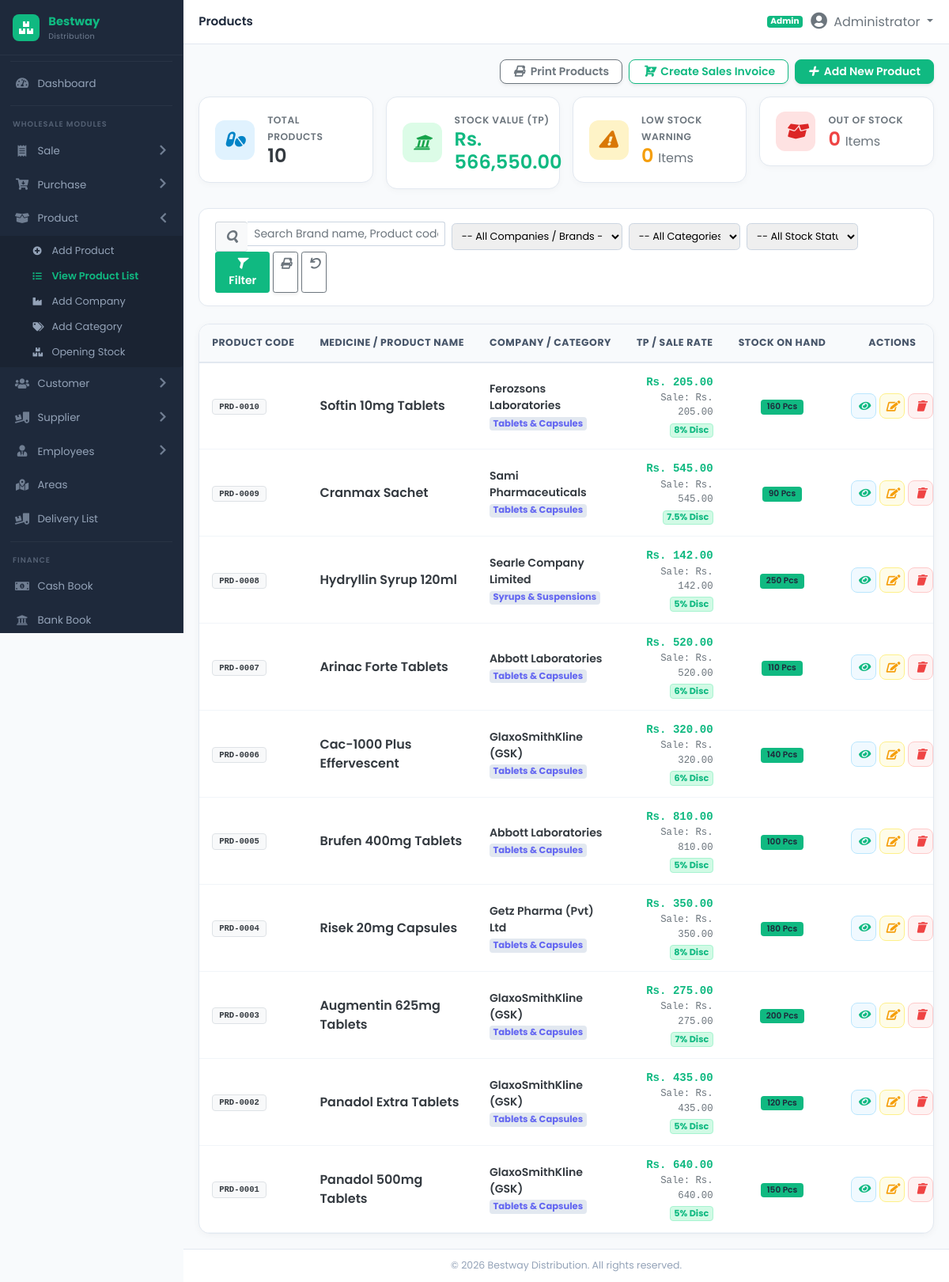
The page /modules/product/view_product_list.php (signed in) on the database its author committed.
### tables this page shows
CREATE TABLE IF NOT EXISTS `products` (
  `id` INT AUTO_INCREMENT PRIMARY KEY,
  `product_code` VARCHAR(50) UNIQUE NULL,
  `barcode` VARCHAR(100) UNIQUE NULL,
  `name` VARCHAR(200) NOT NULL,
  `generic_name` VARCHAR(200) NULL,
  `company_id` INT NULL,
  `category_id` INT NULL,
  `unit_id` INT NULL,
  `pack_size` VARCHAR(50) NULL,
  `packs_per_box` INT DEFAULT 1,
  `tablets_per_pack` INT DEFAULT 10,
  `total_tablets_per_box` INT DEFAULT 10,
  `stock_unit` VARCHAR(50) DEFAULT 'Pack',
  `purchase_price` DECIMAL(12,2) DEFAULT 0.00,
  `trade_price` DECIMAL(12,2) DEFAULT 0.00,
  `retail_price` DECIMAL(12,2) DEFAULT 0.00,
  `wholesale_price` DECIMAL(12,2) DEFAULT 0.00,
  `discount_percent` DECIMAL(5,2) DEFAULT 0.00,
  `max_discount_percent` DECIMAL(5,2) DEFAULT 0.00,
  `reorder_level` INT DEFAULT 10,
  `opening_stock` INT DEFAULT 0,
  `current_stock` INT DEFAULT 0,
  `location_rack` VARCHAR(50) NULL,
  `requires_prescription` TINYINT(1) DEFAULT 0,
  `cold_chain` TINYINT(1) DEFAULT 0,
  `status` ENUM('Active', 'Inactive') DEFAULT 'Active',
  INDEX (`product_code`),
  INDEX (`name`),
  INDEX (`company_id`),
  INDEX (`category_id`),
  INDEX (`unit_id`),
  INDEX (`status`)
);

CREATE TABLE IF NOT EXISTS `companies` (
  `id` INT AUTO_INCREMENT PRIMARY KEY,
  `name` VARCHAR(150) NOT NULL,
  `code` VARCHAR(50) UNIQUE NULL,
  `contact_person` VARCHAR(100) NULL,
  `phone` VARCHAR(50) NULL,
  `email` VARCHAR(100) NULL,
  `address` TEXT NULL,
  `status` ENUM('Active', 'Inactive') DEFAULT 'Active',
  INDEX (`name`),
  INDEX (`status`)
);

CREATE TABLE IF NOT EXISTS `categories` (
  `id` INT AUTO_INCREMENT PRIMARY KEY,
  `name` VARCHAR(100) NOT NULL,
  `code` VARCHAR(50) UNIQUE NULL,
  `description` TEXT NULL,
  `status` ENUM('Active', 'Inactive') DEFAULT 'Active',
  INDEX (`name`),
  INDEX (`status`)
);

### includes/functions.php (called while the page is built, shortened)
<?php
if (!function_exists('isAdmin')) {
    function isAdmin() {
        $role = strtolower($_SESSION['user_role'] ?? $_SESSION['role'] ?? '');
        return in_array($role, ['admin'], true);
    }
}

### modules/product/view_product_list.php (the view, shortened to what this page needs)
<?php
require_once __DIR__ . '/../../includes/header.php';
$can_manage_products = isAdmin();
$search          = trim($_GET['search'] ?? '');
$where = ["1=1"];
$params = [];
$where_sql = implode(" AND ", $where);
$products = [];
$total_products = 0;
$total_inventory_cost = 0;
$low_stock_count = 0;
$out_of_stock_count = 0;
if ($db_connected && $pdo) {
    try {
        $kpi = $pdo->query("
            SELECT
                COUNT(*) as total_items,
                SUM(current_stock * COALESCE(NULLIF(trade_price, 0), purchase_price, 0)) as total_val,
                SUM(CASE WHEN current_stock <= reorder_level AND current_stock > 0 THEN 1 ELSE 0 END) as low_cnt,
                SUM(CASE WHEN current_stock <= 0 THEN 1 ELSE 0 END) as out_cnt
            FROM products
        ")->fetch();
        $total_products       = intval($kpi['total_items'] ?? 0);
        $total_inventory_cost = floatval($kpi['total_val'] ?? 0);
        $low_stock_count      = intval($kpi['low_cnt'] ?? 0);
        $out_of_stock_count   = intval($kpi['out_cnt'] ?? 0);
        $stmt = $pdo->prepare("
            SELECT
                p.*,
                c.name as company_name,
                cat.name as category_name,
                u.name as unit_name,
                u.short_name as unit_short
            FROM products p
            LEFT JOIN companies c ON p.company_id = c.id
            LEFT JOIN categories cat ON p.category_id = cat.id
            LEFT JOIN units u ON p.unit_id = u.id
            WHERE $where_sql
            ORDER BY p.id DESC
            LIMIT 300
        ");
        $stmt->execute($params);
        $products = $stmt->fetchAll();
    } catch (Exception $e) {}
}
?>
<div class="d-flex justify-content-end align-items-center mb-3">
    <div class="d-flex flex-wrap gap-2">
        <?php if ($can_manage_products): ?>
        <a href="print_products.php?<?= http_build_query($_GET) ?>" target="_blank" class="btn btn-sm btn-outline-secondary bg-white fw-semibold shadow-sm px-3 rounded-3">
            <i class="fa-solid fa-print me-1"></i> Print Products
        </a>
        <?php endif; ?>
        <a href="../sale/new_sale.php" class="btn btn-sm btn-outline-primary bg-white fw-semibold shadow-sm px-3 rounded-3">
            <i class="fa-solid fa-cart-plus me-1"></i> Create Sales Invoice
        </a>
        <?php if ($can_manage_products): ?>
        <a href="add_product.php" class="btn btn-sm btn-primary fw-semibold shadow-sm px-3 rounded-3">
            <i class="fa-solid fa-plus me-1"></i> Add New Product
        </a>
        <?php endif; ?>
    </div>
</div>
<div class="row g-3 mb-4">
    <div class="col-sm-6 col-lg-3">
        <div class="kpi-metric-card">
            <div class="kpi-icon-box icon-primary">
                <i class="fa-solid fa-pills"></i>
            </div>
            <div>
                <span class="text-muted small fw-semibold text-uppercase" style="letter-spacing: 0.5px;">Total Products</span>
                <h4 class="fw-bold mb-0 text-dark"><?= number_format($total_products) ?></h4>
            </div>
        </div>
    </div>
    <div class="col-sm-6 col-lg-3">
        <div class="kpi-metric-card">
            <div class="kpi-icon-box icon-success">
                <i class="fa-solid fa-university"></i>
            </div>
            <div>
                <span class="text-muted small fw-semibold text-uppercase" style="letter-spacing: 0.5px;">Stock Value (TP)</span>
                <h4 class="fw-bold mb-0 text-success">Rs. <?= number_format($total_inventory_cost, 2) ?></h4>
            </div>
        </div>
    </div>
    <div class="col-sm-6 col-lg-3">
        <div class="kpi-metric-card">
            <div class="kpi-icon-box icon-warning">
                <i class="fa-solid fa-exclamation-triangle"></i>
            </div>
            <div>
                <span class="text-muted small fw-semibold text-uppercase" style="letter-spacing: 0.5px;">Low Stock Warning</span>
                <h4 class="fw-bold mb-0 text-warning"><?= number_format($low_stock_count) ?> <span class="fs-6 text-muted fw-normal">Items</span></h4>
            </div>
        </div>
    </div>
    <div class="col-sm-6 col-lg-3">
        <div class="kpi-metric-card">
            <div class="kpi-icon-box icon-danger">
                <i class="fa-solid fa-box-open"></i>
            </div>
            <div>
                <span class="text-muted small fw-semibold text-uppercase" style="letter-spacing: 0.5px;">Out of Stock</span>
                <h4 class="fw-bold mb-0 text-danger"><?= number_format($out_of_stock_count) ?> <span class="fs-6 text-muted fw-normal">Items</span></h4>
            </div>
        </div>
    </div>
</div>
<div class="filter-card">
    <form method="GET" action="" class="row g-2 align-items-center">
        <div class="col-md-4">
            <div class="input-group input-group-sm">
                <span class="input-group-text bg-light border-end-0"><i class="fa-solid fa-search text-muted"></i></span>
                <input type="text" name="search" class="form-control border-start-0" placeholder="Search Brand name, Product code..." value="<?= htmlspecialchars($search) ?>">
            </div>
        </div>
        <div class="col-md-3">
            <select name="company_id" class="form-select form-select-sm">
                <option value="">-- All Companies / Brands --</option>
            </select>
        </div>
        <div class="col-md-2">
            <select name="category_id" class="form-select form-select-sm">
                <option value="">-- All Categories --</option>
            </select>
        </div>
        <div class="col-md-2">
            <select name="stock_status" class="form-select form-select-sm">
                <option value="">-- All Stock Status --</option>
            </select>
        </div>
        <div class="col-md-2 d-flex gap-1">
            <button type="submit" class="btn btn-sm btn-primary w-100 fw-bold" title="Filter Records">
                <i class="fa-solid fa-filter me-1"></i> Filter
            </button>
            <a href="print_products.php?<?= http_build_query($_GET) ?>" target="_blank" class="btn btn-sm btn-outline-secondary bg-white px-2 shadow-sm" title="Print Filtered Products">
                <i class="fa-solid fa-print"></i>
            </a>
            <a href="view_product_list.php" class="btn btn-sm btn-outline-secondary px-2" title="Reset Filters">
                <i class="fa-solid fa-undo"></i>
            </a>
        </div>
    </form>
</div>
<div class="catalog-card">
    <div class="table-responsive">
        <table class="table catalog-table">
            <thead>
                <tr>
                    <th style="width: 110px;">Product Code</th>
                    <th>Medicine / Product Name</th>
                    <th>Company / Category</th>
                    <th class="text-end">TP / Sale Rate</th>
                    <th class="text-center">Stock on Hand</th>
                    <?php if ($can_manage_products): ?>
                    <th class="text-center action-col" style="width: 115px;">Actions</th>
                    <?php endif; ?>
                </tr>
            </thead>
            <tbody>
                <?php if (empty($products)): ?>
                    <tr>
                        <td colspan="<?= $can_manage_products ? 6 : 5 ?>" class="text-center py-5 text-muted">
                            <i class="fa-solid fa-box-open fs-1 text-secondary opacity-50 mb-3 d-block"></i>
                            <h6 class="fw-bold text-dark">No products found</h6>
                            <p class="small text-muted mb-3">No products match your current filters or no products have been added yet.</p>
                            <?php if ($can_manage_products): ?>
                            <a href="add_product.php" class="btn btn-sm btn-primary fw-bold px-3 py-2">
                                <i class="fa-solid fa-plus me-1"></i> Add First Product
                            </a>
                            <?php endif; ?>
                        </td>
                    </tr>
                <?php else: ?>
                    <?php foreach ($products as $p): ?>
                        <?php
                            $tp   = floatval($p['trade_price'] ?? 0);
                            $sale = floatval($p['wholesale_price'] > 0 ? $p['wholesale_price'] : $tp);
                            $cur_stock = floatval($p['current_stock'] ?? 0);
                            $p_box  = max(1, intval($p['packs_per_box'] ?? 10));
                            $t_pack = max(1, intval($p['tablets_per_pack'] ?? 10));
                            $tot_tabs = max(1, intval($p['total_tablets_per_box'] ?? ($p_box * $t_pack)));
                            $stock_boxes = $cur_stock / $p_box;
                            $stock_tabs  = $stock_boxes * $tot_tabs;
                        ?>
                        <tr>
                            <td>
                                <span class="badge bg-light text-dark border font-monospace px-2 py-1">
                                    <?= htmlspecialchars($p['product_code']) ?>
                                </span>
                            </td>
                            <td>
                                <div class="fw-bold text-dark fs-6"><?= htmlspecialchars($p['name']) ?></div>
                            </td>
                            <td>
                                <div class="fw-semibold text-dark"><?= htmlspecialchars($p['company_name'] ?? 'General') ?></div>
                                <span class="badge bg-secondary-subtle text-secondary" style="font-size: 0.72rem;">
                                    <?= htmlspecialchars($p['category_name'] ?? 'Dosage') ?>
                                </span>
                            </td>
                            <td class="text-end">
                                <div class="fw-bold text-primary font-monospace">Rs. <?= number_format($tp, 2) ?></div>
                                <div class="small text-muted font-monospace">Sale: Rs. <?= number_format($sale, 2) ?></div>
                                <?php if (floatval($p['discount_percent'] ?? 0) > 0): ?>
                                    <span class="badge bg-success-subtle text-success border border-success-subtle mt-1" style="font-size: 0.70rem;">
                                        <?= floatval($p['discount_percent']) ?>% Disc
                                    </span>
                                <?php endif; ?>
                            </td>
                            <td class="text-center">
                                <?php if ($cur_stock <= 0): ?>
                                    <span class="badge bg-danger px-2 py-1">Out of Stock (0)</span>
                                <?php elseif ($cur_stock <= ($p['reorder_level'] ?? 10)): ?>
                                    <span class="badge bg-warning text-dark px-2 py-1">
                                        <?= $cur_stock ?> Pcs (Low)
                                    </span>
                                <?php else: ?>
                                    <span class="badge bg-success px-2 py-1 fw-bold">
                                        <?= $cur_stock ?> Pcs
                                    </span>
                                <?php endif; ?>
                            </td>
                            <?php if ($can_manage_products): ?>
                            <td class="text-center action-col">
                                <div class="d-flex align-items-center justify-content-center gap-1">
                                    <button type="button"
                                            class="action-btn btn-view"
                                            title="View Product Details"
                                            onclick='showProductModal(<?= htmlspecialchars(json_encode([
                                                "id" => $p["id"],
                                                "code" => $p["product_code"],
                                                "name" => $p["name"],
                                                "company" => $p["company_name"] ?? "General Pharma",
                                                "category" => $p["category_name"] ?? "General Dosage",
                                                "stock_unit" => $p["stock_unit"] ?? "Pack",
                                                "p_box" => $p_box,
                                                "t_pack" => $t_pack,
                                                "tot_tabs" => $tot_tabs,
                                                "tp" => $tp,
                                                "disc" => floatval($p["discount_percent"] ?? 0),
                                                "sale" => $sale,
                                                "stock" => $cur_stock,
                                                "stock_boxes" => number_format($stock_boxes, 1),
                                                "stock_tabs" => number_format($stock_tabs),
                                                "reorder" => $p["reorder_level"] ?? 10
                                            ], JSON_HEX_TAG | JSON_HEX_APOS | JSON_HEX_QUOT | JSON_HEX_AMP), ENT_QUOTES, "UTF-8") ?>)'>
                                        <i class="fa-solid fa-eye text-primary"></i>
                                    </button>
                                    <a href="edit_product.php?id=<?= $p['id'] ?>" class="action-btn btn-edit" title="Edit Product Details">
                                        <i class="fa-solid fa-edit text-warning"></i>
                                    </a>
                                    <a href="view_product_list.php?action=delete&id=<?= $p['id'] ?>"
                                       class="action-btn btn-delete"
                                       title="Delete Product"
                                       onclick="return confirm('Are you sure you want to delete product [<?= htmlspecialchars(addslashes($p['name'])) ?>]?');">
                                        <i class="fa-solid fa-trash text-danger"></i>
                                    </a>
                                </div>
                            </td>
                            <?php endif; ?>
                        </tr>
                    <?php endforeach; ?>
                <?php endif; ?>
            </tbody>
        </table>
    </div>
</div>
<?php require_once __DIR__ . '/../../includes/footer.php'; ?>

### rows shown on the page
products: product_code "PRD-0010", name "Softin 10mg Tablets", company.name "Ferozsons Laboratories", category.name "Tablets & Capsules", trade_price "205.00", wholesale_price "205.00", discount_percent "8", current_stock "160"
products: product_code "PRD-0009", name "Cranmax Sachet", company.name "Sami Pharmaceuticals", category.name "Tablets & Capsules", trade_price "545.00", wholesale_price "545.00", discount_percent "7.5", current_stock "90"
products: product_code "PRD-0008", name "Hydryllin Syrup 120ml", company.name "Searle Company Limited", category.name "Syrups & Suspensions", trade_price "142.00", wholesale_price "142.00", discount_percent "5", current_stock "250"
products: product_code "PRD-0007", name "Arinac Forte Tablets", company.name "Abbott Laboratories", category.name "Tablets & Capsules", trade_price "520.00", wholesale_price "520.00", discount_percent "6", current_stock "110"
products: product_code "PRD-0006", name "Cac-1000 Plus Effervescent", company.name "GlaxoSmithKline (GSK)", category.name "Tablets & Capsules", trade_price "320.00", wholesale_price "320.00", discount_percent "6", current_stock "140"
products: product_code "PRD-0005", name "Brufen 400mg Tablets", company.name "Abbott Laboratories", category.name "Tablets & Capsules", trade_price "810.00", wholesale_price "810.00", discount_percent "5", current_stock "100"
products: product_code "PRD-0004", name "Risek 20mg Capsules", company.name "Getz Pharma (Pvt) Ltd", category.name "Tablets & Capsules", trade_price "350.00", wholesale_price "350.00", discount_percent "8", current_stock "180"
products: product_code "PRD-0003", name "Augmentin 625mg Tablets", company.name "GlaxoSmithKline (GSK)", category.name "Tablets & Capsules", trade_price "275.00", wholesale_price "275.00", discount_percent "7", current_stock "200"
products: product_code "PRD-0002", name "Panadol Extra Tablets", company.name "GlaxoSmithKline (GSK)", category.name "Tablets & Capsules", trade_price "435.00", wholesale_price "435.00", discount_percent "5", current_stock "120"
products: product_code "PRD-0001", name "Panadol 500mg Tablets", company.name "GlaxoSmithKline (GSK)", category.name "Tablets & Capsules", trade_price "640.00", wholesale_price "640.00", discount_percent "5", current_stock "150"

### other values the page prints
$page_title "Products"
roleLabel($_SESSION['user_role'] ?? 'Admin') "Admin"
$_SESSION['user_fullname'] "Administrator"
$total_products "10"
$total_inventory_cost "566,550.00"
$low_stock_count "0"
$out_of_stock_count "0"
